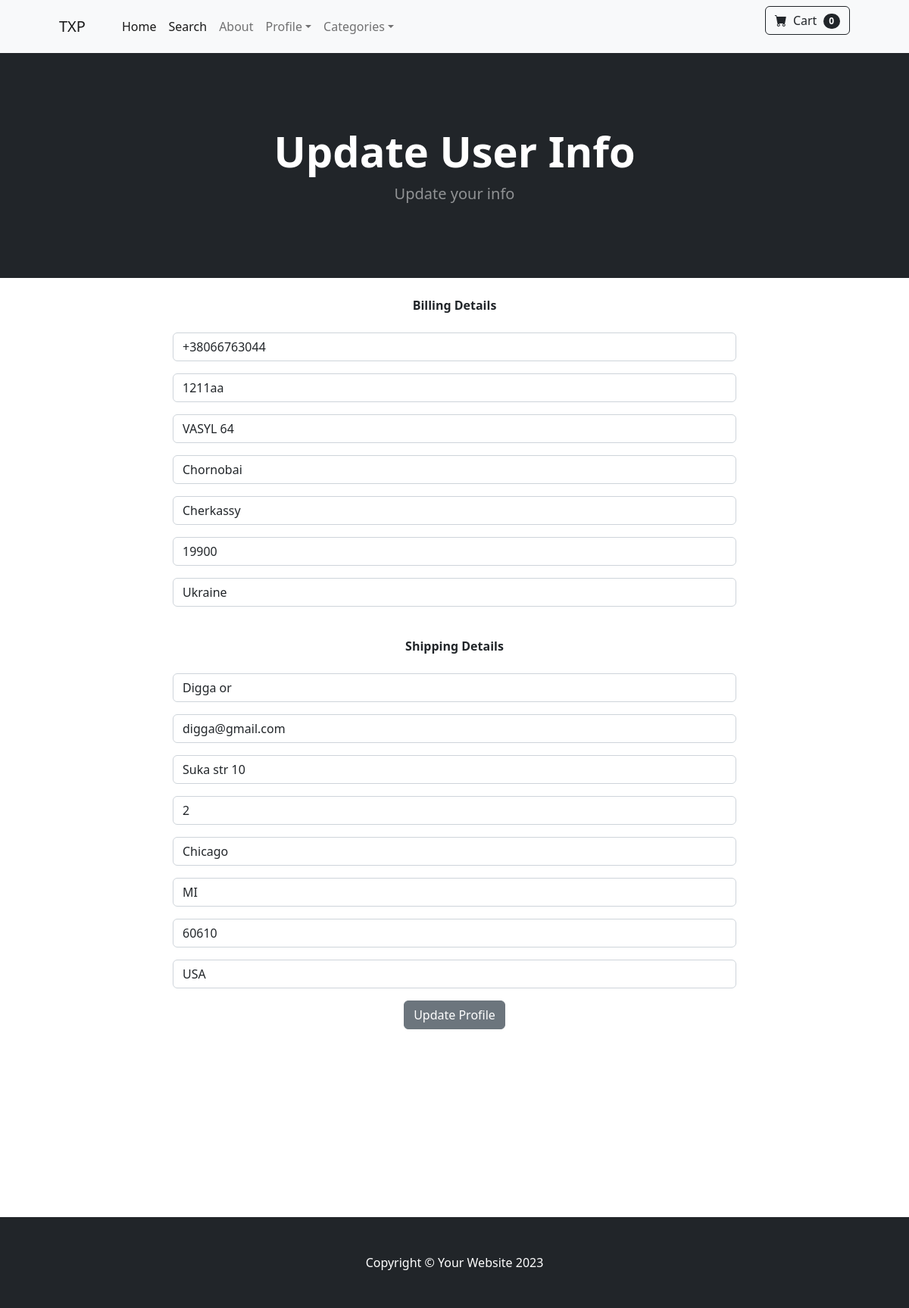
Before: /update_info/ (signed in) with the older database file.
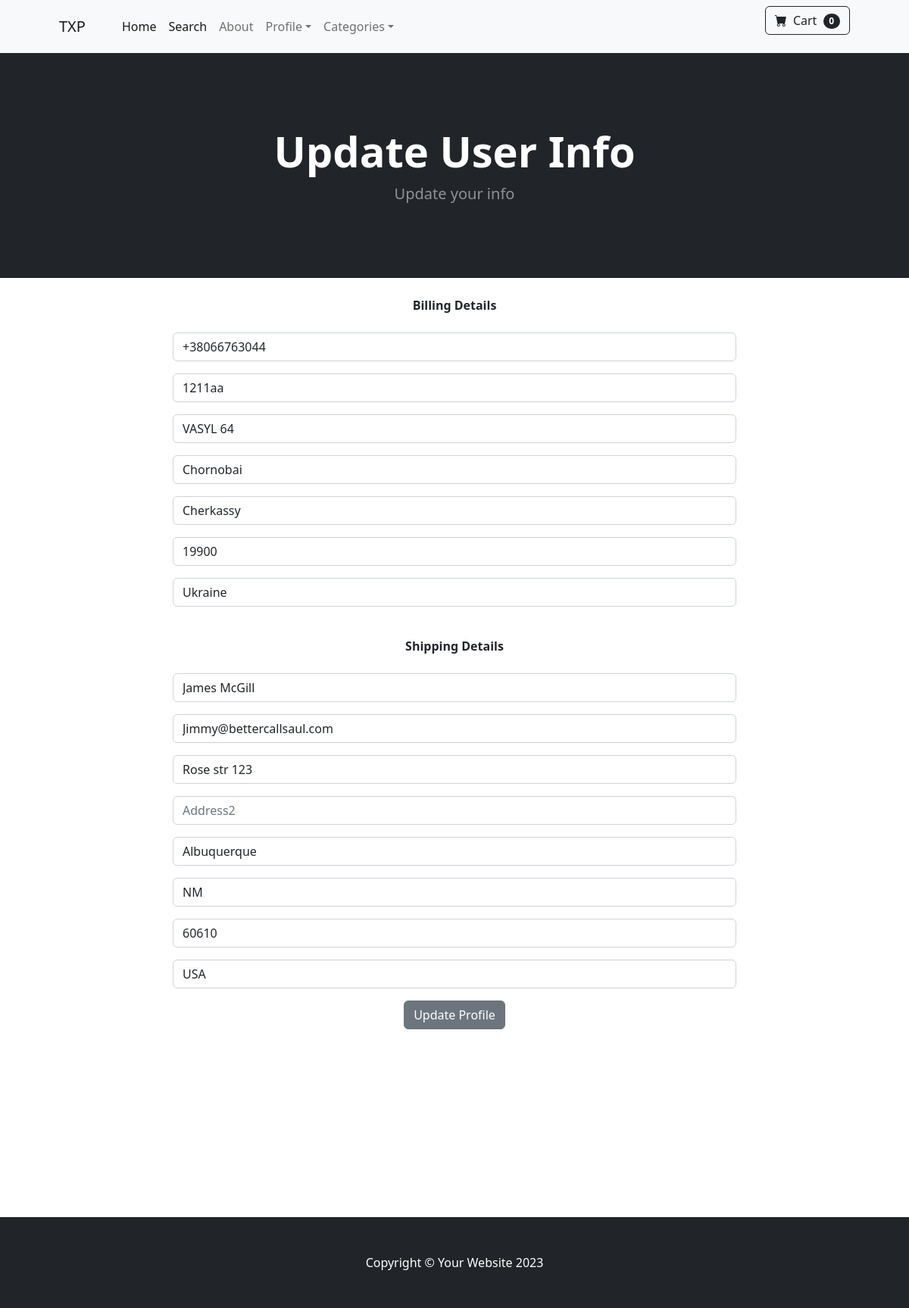
After: the same page with the newer database file.
### payment/models.py (models this page shows, shortened)
class ShippingAddress(models.Model):
    user = models.ForeignKey(User, on_delete=models.CASCADE, null=True, blank=True)
    shipping_full_name = models.CharField(max_length=255)
    shipping_email = models.CharField(max_length=255)
    shipping_address1 = models.CharField(max_length=255)
    shipping_address2 = models.CharField(max_length=255, null=True, blank=True)
    shipping_city = models.CharField(max_length=255)
    shipping_state = models.CharField(max_length=255, null=True, blank=True)
    shipping_zipcode = models.CharField(max_length=255)
    shipping_country = models.CharField(max_length=255)
    class Meta:
        verbose_name_plural = 'Shipping Address'

### store/views.py (the view)
# urls.py: path('update_info/', views.update_info, name='update_info'),
def update_info(request):
    if request.user.is_authenticated:
        profile_needed = Profile.objects.get(user__id=request.user.id)
        s_user = ShippingAddress.objects.get(user__id=request.user.id)
        form = UserInfoForm(request.POST or None, instance=profile_needed)
        s_form = ShippingForm(request.POST or None, instance=s_user)
        if form.is_valid() or s_form.is_valid():
            form.save()
            s_form.save()
            messages.success(request, 'Info has been updated')
            return redirect('home')
        return render(request, 'update_info.html', {'form': form, 's_form': s_form})
    else:
        messages.success(request, 'YOu must be logged in to access that page')
        return redirect('home')

### store/forms.py
class UserInfoForm(forms.ModelForm):
    phone_number = forms.CharField(label='', widget=forms.TextInput(attrs={'class': 'form-control', 'placeholder': 'Phone'}), required=False)
    address_1 = forms.CharField(label='', widget=forms.TextInput(attrs={'class': 'form-control', 'placeholder': 'Address_1'}), required=False)
    address_2 = forms.CharField(label='', widget=forms.TextInput(attrs={'class': 'form-control', 'placeholder': 'Address_2'}), required=False)
    city = forms.CharField(label='', widget=forms.TextInput(attrs={'class': 'form-control', 'placeholder': 'City'}), required=False)
    state = forms.CharField(label='', widget=forms.TextInput(attrs={'class': 'form-control', 'placeholder': 'state'}), required=False)
    zip_code = forms.CharField(label='', widget=forms.TextInput(attrs={'class': 'form-control', 'placeholder': 'zip code'}), required=False)
    country = forms.CharField(label='', widget=forms.TextInput(attrs={'class': 'form-control', 'placeholder': 'country'}), required=False)
    class Meta:
        model = Profile
        fields = ('phone_number', 'address_1', 'address_2', 'city', 'state', 'zip_code', 'country')

### store/templates/update_info.html (shortened to what this page needs)
{% extends 'base.html' %}
{% block content %}
<header class="bg-dark py-5">
    <div class="container px-4 px-lg-5 my-5">
        <div class="text-center text-white">
            <h1 class="display-4 fw-bolder">Update User Info</h1>
            <p class="lead fw-normal text-white-50 mb-0">Update your info</p>
        </div>
    </div>
</header>
<div class="container">
    <div class="row">
        <center>
            <div class="col-8">
                <br/>
                <strong>Billing Details</strong>
                <br/><br/>
                <form method="POST" action="{% url 'update_info' %}">
                    {{ form.as_p }}
                    <br/>
                    <strong>Shipping Details</strong>
                    <br/><br/>
                    {{ s_form.as_p }}
                    <button type="submit" class="btn btn-secondary">Update Profile</button>
                </form>
                <div class="mb-3">
                    <br/>
                    <br/><br/>
                    <br/><br/>
                    <br/><br/>
                    <br/><br/>
                </div>
        </center>
    </div>
</div>
{% endblock %}

Changed rows visible on the page:
changed ShippingAddress "USA": shipping_full_name "Digga or" → "James McGill"; shipping_email "digga@gmail.com" → "Jimmy@bettercallsaul.com"; shipping_address1 "Suka str 10" → "Rose str 123"; shipping_address2 "2" → (not shown); shipping_city "Chicago" → "Albuquerque"; shipping_state "MI" → "NM"
